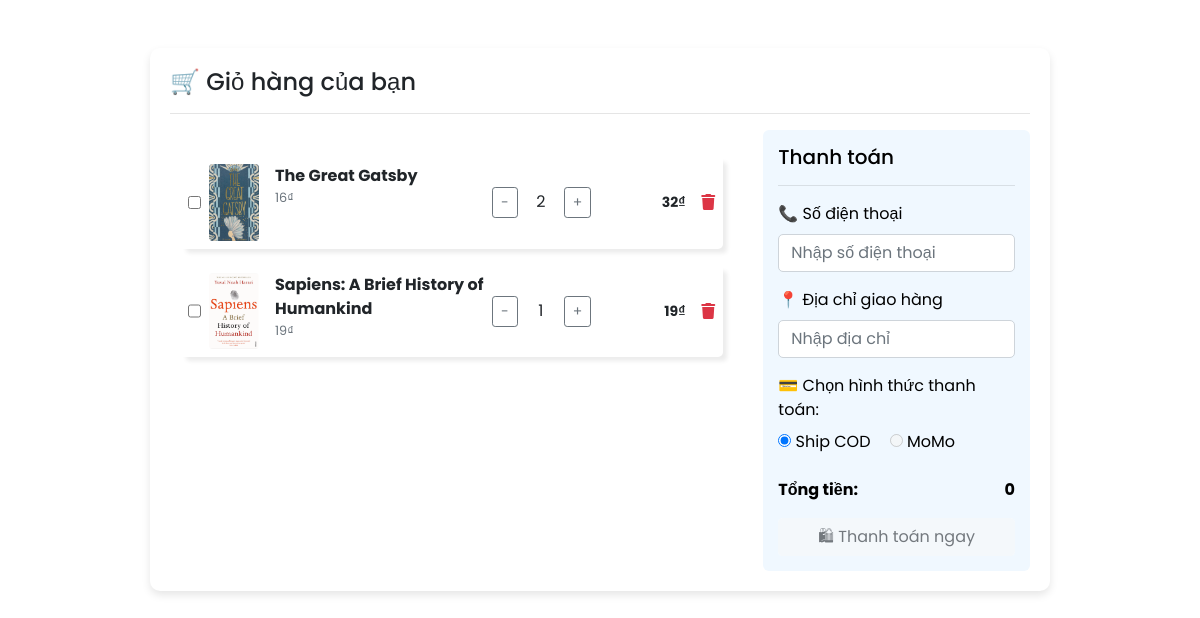
The page /FrontEnd/PublicUI/Giohang/giohang.php on the database its author committed.
### tables this page shows
CREATE TABLE IF NOT EXISTS cart_items (
    user_id INT, 
    product_id INT,  
    quantity INT NOT NULL DEFAULT 1, 
    FOREIGN KEY (user_id) REFERENCES user(user_id)
        ON DELETE CASCADE
        ON UPDATE CASCADE
);

CREATE TABLE IF NOT EXISTS product (
    product_id INT AUTO_INCREMENT PRIMARY KEY,
    product_name VARCHAR(100) NOT NULL,
    product_description TEXT,
    price DECIMAL(10, 2) NOT NULL,
    stock_quantity INT NOT NULL DEFAULT 0,
    category_id INT,
    status_id INT,
    image_url VARCHAR(255),
    created_at TIMESTAMP DEFAULT CURRENT_TIMESTAMP,
    updated_at TIMESTAMP DEFAULT CURRENT_TIMESTAMP ON UPDATE CURRENT_TIMESTAMP,
    FOREIGN KEY (category_id) REFERENCES category(category_id)
        ON DELETE SET NULL
        ON UPDATE CASCADE,
    FOREIGN KEY (status_id) REFERENCES status(id)
        ON DELETE SET NULL
        ON UPDATE CASCADE
);

### FrontEnd/PublicUI/Giohang/giohang.php (the view, shortened to what this page needs)
<?php
$conn = mysqli_connect("localhost", "root", "", "web2_sql");
$user_id = 1;
$sql = "SELECT cart_items.product_id, product.product_name, product.image_url, product.price, cart_items.quantity
        FROM cart_items
        JOIN product ON cart_items.product_id = product.product_id
        WHERE cart_items.user_id = $user_id";
$result = mysqli_query($conn, $sql);
$cart_items = [];
while ($row = mysqli_fetch_assoc($result)) {
    $cart_items[] = $row;
}
?>
<!DOCTYPE html>
<html lang="vi">
<head>
    <link rel="stylesheet" href="https://cdnjs.cloudflare.com/ajax/libs/font-awesome/6.0.0/css/all.min.css">
    <link rel="stylesheet" href="https://stackpath.bootstrapcdn.com/bootstrap/4.5.2/css/bootstrap.min.css">
</head>
<body>
<div class="container mt-5 cart-container">
    <h4 class="mb-3">🛒 Giỏ hàng của bạn</h4>
    <hr>
    <div class="row">
        <div class="col-md-8">
            <div class="product-details">
                <?php if (!empty($cart_items)) { ?>
                    <?php foreach ($cart_items as $item) { ?>
                        <div class="d-flex justify-content-between align-items-center mt-3 p-2 items">
                            <div class="d-flex flex-row">
                            <input type="checkbox" class="product-checkbox" id="checkbox-<?= $item['product_id'] ?>" data-product-id="<?= $item['product_id'] ?>" data-price="<?= $item['price'] * $item['quantity'] ?>">
                                <img class="rounded ml-2" src="../../../BackEnd/Uploads/Product Picture/<?= htmlspecialchars($item['image_url']) ?>" width="50">
                                <div class="ml-3">
                                    <span class="font-weight-bold"><?= htmlspecialchars($item['product_name']) ?></span>
                                    <div class="text-muted small"><?= number_format($item['price'], 0, ',', ',') ?>₫</div>
                                </div>
                            </div>
                            <div class="d-flex align-items-center quantity-container">
                                <div class="d-flex align-items-center">
                                    <button class="btn btn-sm btn-outline-secondary update-quantity" data-product-id="<?= $item['product_id'] ?>" data-action="decrease">-</button>
                                    <div class="quantity-display mx-2" id="quantity-<?= $item['product_id'] ?>"><?= $item['quantity'] ?></div>
                                    <button class="btn btn-sm btn-outline-secondary update-quantity" data-product-id="<?= $item['product_id'] ?>" data-action="increase">+</button>
                                </div>
                                <span class="font-weight-bold ml-4 total-price">
                                    <span id="total-<?= $item['product_id'] ?>"><?= number_format($item['price'] * $item['quantity'], 0, ',', ',') ?>₫</span>
                                </span>
                                <a href="#" class="fa fa-trash ml-3 text-danger remove-item" data-product-id="<?= $item['product_id'] ?>"></a>
                            </div>
                        </div>
                    <?php } ?>
                <?php } else { ?>
                    <p class="text-center">Giỏ hàng trống! 🛒</p>
                <?php } ?>
            </div>
        </div>
        <div class="col-md-4">
            <div class="payment-info">
                <h5>Thanh toán</h5>
                <hr>
                <div class="mb-3">
                    <label for="phone">📞 Số điện thoại</label>
                    <input type="text" class="form-control" id="phone" placeholder="Nhập số điện thoại">
                </div>
                <div class="mb-3">
                    <label for="address">📍 Địa chỉ giao hàng</label>
                    <input type="text" class="form-control" id="address" placeholder="Nhập địa chỉ">
                </div>
                <div class="payment-method mb-3">
                    <label>💳 Chọn hình thức thanh toán:</label><br>
                    <label>
                        <input type="radio" name="payment" value="cod" checked> Ship COD
                    </label>
                    <label id="momo-label" class="disabled-radio">
                        <input type="radio" name="payment" value="momo" id="momo-option" disabled> MoMo
                    </label>
                </div>
                <div class="d-flex justify-content-between">
                    <span><b>Tổng tiền:</b></span>
                    <span><b><span id="cart-total">0</span></b></span>
                </div>
                <button id="checkout-button" class="btn btn-light btn-block mt-3" disabled>🛍 Thanh toán ngay</button>
            </div>
        </div>
    </div>
</div>
</body>
</html>

### FrontEnd/PublicUI/Giohang/giohang.php (style rules this page uses)
* { margin: 0; padding: 0; box-sizing: border-box; font-family: 'Poppins', sans-serif; }
.cart-container { max-width: 900px; margin: auto; padding: 20px; background: #fff; border-radius: 10px; box-shadow: 0 4px 8px rgba(0, 0, 0, 0.1); }
.product-details { padding: 10px; }
.items { box-shadow: 5px 5px 4px -1px rgba(0, 0, 0, 0.08); padding: 10px; border-radius: 5px; }
.payment-info { background: aliceblue; padding: 15px; border-radius: 6px; color: #000000; }
.form-control { border-radius: 5px; }
.payment-method label { margin-right: 15px; cursor: pointer; }
.quantity-display { min-width: 30px; text-align: center; }
.total-price { min-width: 70px; display: inline-block; text-align: right; font-size: 14px; }
#checkout-button:disabled { cursor: not-allowed; opacity: 0.6; }

### rows shown on the page
cart_items: product.image_url (picture), product.product_name "The Great Gatsby", product.price "16", quantity "2", $item['price'] * $item['quantity'] "32"
cart_items: product.image_url (picture), product.product_name "Sapiens: A Brief History of Humankind", product.price "19", quantity "1", $item['price'] * $item['quantity'] "19"
